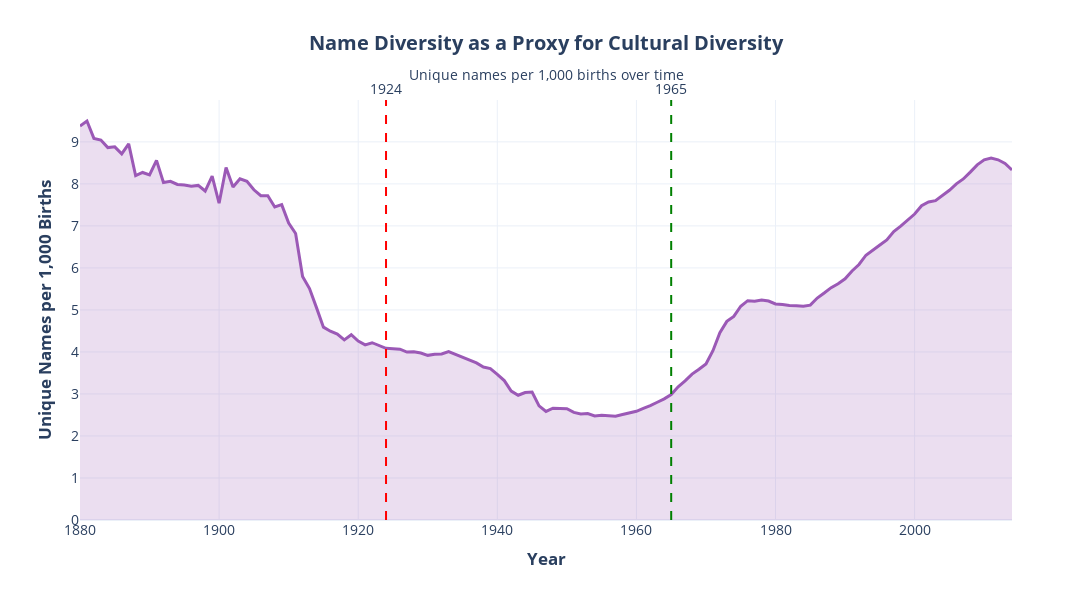

Notebook source saved alongside this figure:
### Markdown cell above
## Chart 5: Name Diversity Metric

### Code cell
# Load original data to calculate diversity
df = pd.read_csv('../data/babynames.csv')

# Calculate unique names per year
diversity_df = df.groupby('Year').agg({
    'Name': 'nunique',
    'Count': 'sum'
}).reset_index()
diversity_df.columns = ['Year', 'Unique_Names', 'Total_Births']

# Calculate names per 1000 births
diversity_df['Names_Per_1000_Births'] = (diversity_df['Unique_Names'] / diversity_df['Total_Births']) * 1000

fig = go.Figure()

fig.add_trace(go.Scatter(
    x=diversity_df['Year'],
    y=diversity_df['Names_Per_1000_Births'],
    mode='lines',
    name='Name Diversity',
    line=dict(color='#9B59B6', width=3),
    fill='tozeroy',
    fillcolor='rgba(155, 89, 182, 0.2)'
))

# Add policy markers
fig.add_vline(x=1924, line_dash="dash", line_color="red", line_width=2,
              annotation_text="1924", annotation_position="top")
fig.add_vline(x=1965, line_dash="dash", line_color="green", line_width=2,
              annotation_text="1965", annotation_position="top")

fig.update_layout(
    title={
        'text': '<b>Name Diversity as a Proxy for Cultural Diversity</b><br>' +
                '<sub>Unique names per 1,000 births over time</sub>',
        'x': 0.5,
        'xanchor': 'center',
        'font': {'size': 20}
    },
    xaxis_title='<b>Year</b>',
    yaxis_title='<b>Unique Names per 1,000 Births</b>',
    template='plotly_white',
    height=600,
    width=1200,
    hovermode='x unified',
    font=dict(size=14)
)

fig.show()

# Save
fig.write_html(str(output_dir / '05_name_diversity.html'))
# fig.write_image(str(output_dir / '05_name_diversity.png'), width=1200, height=600)
print("Saved Chart 5: Name Diversity")

### Figure 1 — Plotly figure (JSON) as saved in the notebook; plotly's stock layout.template omitted (floating-point values rounded to 4 significant figures; data arrays with more than 128 entries replaced by an {"elided": "..."} marker saying what was removed)
{"data": [{"fill": "tozeroy", "fillcolor": "rgba(155, 89, 182, 0.2)", "line": {"color": "#9B59B6", "width": 3}, "mode": "lines", "name": "Name Diversity", "type": "scatter", "x": {"elided": "135 int values"}, "y": {"elided": "135 float values"}}], "layout": {"annotations": [{"showarrow": false, "text": "1924", "x": 1924, "xanchor": "center", "xref": "x", "y": 1, "yanchor": "bottom", "yref": "y domain"}, {"showarrow": false, "text": "1965", "x": 1965, "xanchor": "center", "xref": "x", "y": 1, "yanchor": "bottom", "yref": "y domain"}], "font": {"size": 14}, "height": 600, "hovermode": "x unified", "shapes": [{"line": {"color": "red", "dash": "dash", "width": 2}, "type": "line", "x0": 1924, "x1": 1924, "xref": "x", "y0": 0, "y1": 1, "yref": "y domain"}, {"line": {"color": "green", "dash": "dash", "width": 2}, "type": "line", "x0": 1965, "x1": 1965, "xref": "x", "y0": 0, "y1": 1, "yref": "y domain"}], "title": {"font": {"size": 20}, "text": "<b>Name Diversity as a Proxy for Cultural Diversity</b><br><sub>Unique names per 1,000 births over time</sub>", "x": 0.5, "xanchor": "center"}, "width": 1200, "xaxis": {"title": {"text": "<b>Year</b>"}}, "yaxis": {"title": {"text": "<b>Unique Names per 1,000 Births</b>"}}}}
